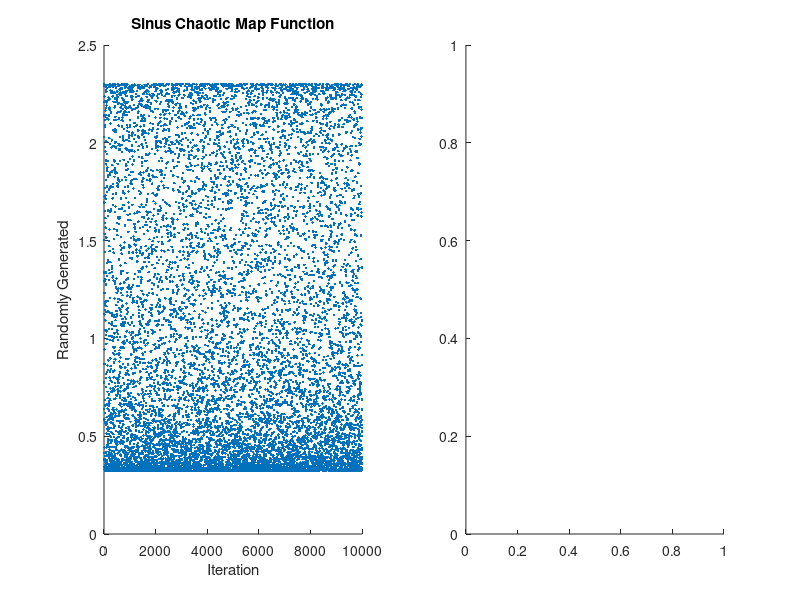

This figure's MATLAB source: (Note: this script raises an error after producing the figure.)
function [ randVectorC ] = SinusPlot
% This chaotic function is defined by equation below
OPTIONS.noRandC = 10000;
x0 = @rand;
OPTIONS.x0 = feval(x0);

randVectorC = zeros(1, OPTIONS.noRandC);
for i = 1 : OPTIONS.noRandC
    randVectorC(i) = 2.3 * (OPTIONS.x0 ^ (2 * sin(pi * OPTIONS.x0)));
    OPTIONS.x0 = feval(x0);
end
subplot(1, 2, 1);
scatter(1 : length(randVectorC), randVectorC, '.');
title('Sinus Chaotic Map Function');
xlabel('Iteration');
ylabel('Randomly Generated');

subplot(1, 2, 2);
histogram(randVectorC, 100);
title('Sinus Chaotic Map Function');
xlabel('100 Bins');
ylabel('Number Of Example');

end
